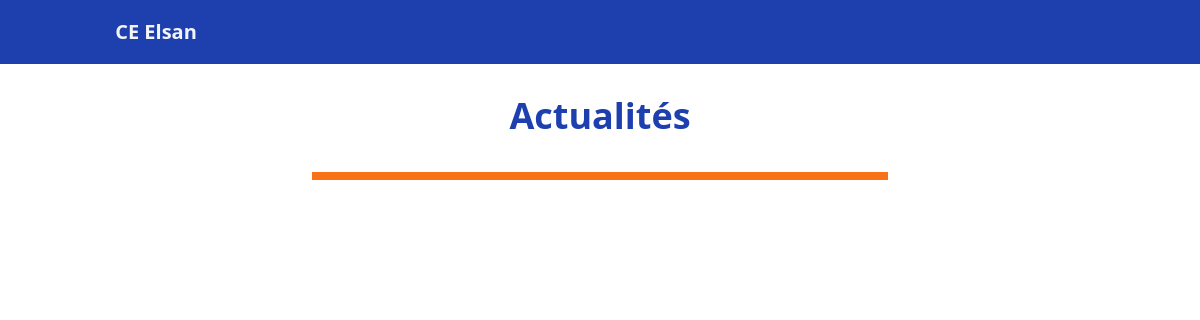
The app's page /pages/news.php, older data.
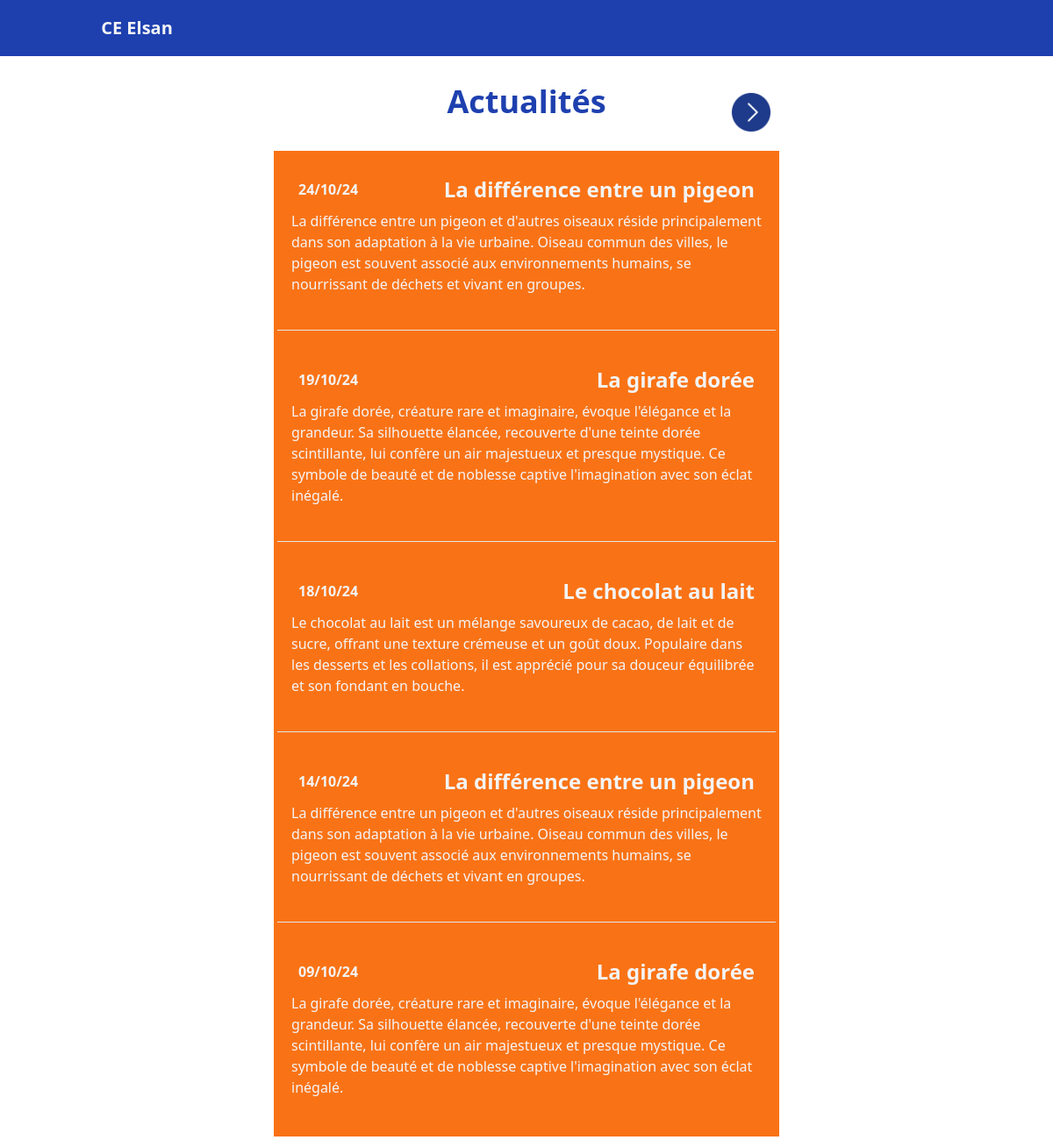
The same page, newer data.
### tables this page shows
CREATE TABLE `news` (
  `news_id` int NOT NULL,
  `title` varchar(255) NOT NULL,
  `text` text NOT NULL,
  `date` datetime NOT NULL DEFAULT CURRENT_TIMESTAMP
);

### src/pages/news.php (the view, shortened to what this page needs)
<?php
require_once('../php_sql/db_connect.php');
$limit = 5;
$page = isset($_GET['page']) ? (int)$_GET['page'] : 1;
$offset = ($page - 1) * $limit;
$totalSql = "SELECT COUNT(*) FROM news";
$totalQuery = $db->query($totalSql);
$totalNews = $totalQuery->fetchColumn();
$totalPages = ceil($totalNews / $limit);
$sql = "
SELECT title, date, text
FROM news
ORDER BY date DESC
LIMIT :limit OFFSET :offset";
$query = $db->prepare($sql);
$query->bindParam(':limit', $limit, PDO::PARAM_INT);
$query->bindParam(':offset', $offset, PDO::PARAM_INT);
$query->execute();
$news = $query->fetchAll(PDO::FETCH_ASSOC);
?>
<!doctype html>
<html>
<head>
  <link href="../output.css" rel="stylesheet">
</head>
<body class="">
<?php include '../includes/nav.php';?>
<div class="title_pagniation relative max-w-xl mx-auto">
    <h1 class="text-blue-800 font-bold text-4xl text-center m-8">Actualités</h1>
    <?php if ($page < $totalPages): ?>
        <a href="?page=<?= $page + 1 ?>" class="absolute right-0 top-0 mx-2 text-blue-800 py-2"><img class="h-12" src="../images/icons/next.png" alt="page suivante"></a>
    <?php endif; ?>
</div>
<main class="p-1 flex flex-col gap-4 flex-wrap max-w-screen-2xl mx-auto">
<section class="w-[96%] bg-orange-500 mx-auto p-1 max-w-xl text-gray-100">
    <div class="container">
    <?php
$first = true;
$lastElement = end($news);
foreach ($news as $new) {
    $date = new DateTime($new['date']);
    $formattedDate = $date->format('d/m/y');
    $marginTopClass = $first ? 'mt-4' : 'mt-8';
    $first = false;
    echo
    '<article class="' . $marginTopClass . ' m-4">
    <div class="new_row flex justify-between p-2 gap-1">
        <p class="font-semibold flex items-center">' . $formattedDate . '</p>
        <p class="truncate text-2xl font-semibold">' . $new['title'] . '</p>
    </div>
    <p class="">' . $new['text'] . '</p>
    </article><br>';
    if ($new !== $lastElement) {
        echo '<hr>';
    }
}
?>
        </div>
</section>
</main>
</body>
</html>

Row changes from the older to the newer data that the page shows:
added news: date "24/10/24", title "La différence entre un pigeon", text "La différence entre un pigeon et d'autres oiseaux réside principalement dans son adaptation à la vie urbaine. Oiseau commun des villes, le pigeon est souvent associé aux environnements humains, se nourrissant de déchets et vivant en groupes."
added news: date "19/10/24", title "La girafe dorée", text "La girafe dorée, créature rare et imaginaire, évoque l'élégance et la grandeur. Sa silhouette élancée, recouverte d'une teinte dorée scintillante, lui confère un air majestueux et presque mystique. Ce symbole de beauté et de noblesse captive l'imagination avec son éclat inégalé."
added news: date "18/10/24", title "Le chocolat au lait", text "Le chocolat au lait est un mélange savoureux de cacao, de lait et de sucre, offrant une texture crémeuse et un goût doux. Populaire dans les desserts et les collations, il est apprécié pour sa douceur équilibrée et son fondant en bouche."
added news: date "14/10/24", title "La différence entre un pigeon", text "La différence entre un pigeon et d'autres oiseaux réside principalement dans son adaptation à la vie urbaine. Oiseau commun des villes, le pigeon est souvent associé aux environnements humains, se nourrissant de déchets et vivant en groupes."
added news: date "09/10/24", title "La girafe dorée", text "La girafe dorée, créature rare et imaginaire, évoque l'élégance et la grandeur. Sa silhouette élancée, recouverte d'une teinte dorée scintillante, lui confère un air majestueux et presque mystique. Ce symbole de beauté et de noblesse captive l'imagination avec son éclat inégalé."
